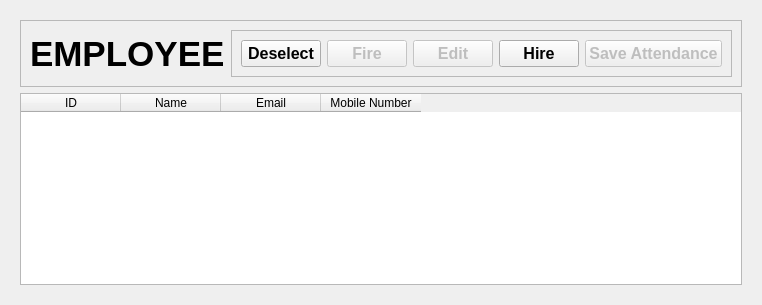
                <widget class="QWidget" name="employeePage">
                 <layout class="QVBoxLayout" name="verticalLayout_5">
                  <item>
                   <widget class="QWidget" name="widget_5" native="true">
                    <layout class="QVBoxLayout" name="verticalLayout_17">
                     <item>
                      <widget class="QFrame" name="frame_8">
                       <property name="frameShape">
                        <enum>QFrame::StyledPanel</enum>
                       </property>
                       <property name="frameShadow">
                        <enum>QFrame::Raised</enum>
                       </property>
                       <layout class="QHBoxLayout" name="horizontalLayout_10">
                        <item alignment="Qt::AlignLeft">
                         <widget class="QLabel" name="label_3">
                          <property name="font">
                           <font>
                            <pointsize>26</pointsize>
                            <weight>75</weight>
                            <italic>false</italic>
                            <bold>true</bold>
                           </font>
                          </property>
                          <property name="text">
                           <string>EMPLOYEE</string>
                          </property>
                         </widget>
                        </item>
                        <item alignment="Qt::AlignRight">
                         <widget class="QFrame" name="frame_9">
                          <property name="frameShape">
                           <enum>QFrame::StyledPanel</enum>
                          </property>
                          <property name="frameShadow">
                           <enum>QFrame::Raised</enum>
                          </property>
                          <layout class="QHBoxLayout" name="horizontalLayout_11">
                           <item>
                            <widget class="QPushButton" name="deselectBtn">
                             <property name="font">
                              <font>
                               <pointsize>12</pointsize>
                               <weight>75</weight>
                               <bold>true</bold>
                              </font>
                             </property>
                             <property name="cursor">
                              <cursorShape>PointingHandCursor</cursorShape>
                             </property>
                             <property name="text">
                              <string>Deselect</string>
                             </property>
                             <property name="icon">
                              <iconset resource="QSS/QSS_Resources.qrc">
                               <normaloff>:/icons/Icons/x.png</normaloff>:/icons/Icons/x.png</iconset>
                             </property>
                             <property name="iconSize">
                              <size>
                               <width>32</width>
                               <height>32</height>
                              </size>
                             </property>
                            </widget>
                           </item>
                           <item>
                            <widget class="QPushButton" name="fireBtn">
                             <property name="enabled">
                              <bool>false</bool>
                             </property>
                             <property name="font">
                              <font>
                               <pointsize>12</pointsize>
                               <weight>75</weight>
                               <bold>true</bold>
                              </font>
                             </property>
                             <property name="cursor">
                              <cursorShape>PointingHandCursor</cursorShape>
                             </property>
                             <property name="text">
                              <string>Fire</string>
                             </property>
                             <property name="icon">
                              <iconset resource="QSS/QSS_Resources.qrc">
                               <normaloff>:/icons/Icons/minus-square.png</normaloff>:/icons/Icons/minus-square.png</iconset>
                             </property>
                             <property name="iconSize">
                              <size>
                               <width>32</width>
                               <height>32</height>
                              </size>
                             </property>
                            </widget>
                           </item>
                           <item alignment="Qt::AlignLeft">
                            <widget class="QPushButton" name="editBtn">
                             <property name="enabled">
                              <bool>false</bool>
                             </property>
                             <property name="font">
                              <font>
                               <pointsize>12</pointsize>
                               <weight>75</weight>
                               <bold>true</bold>
                              </font>
                             </property>
                             <property name="cursor">
                              <cursorShape>PointingHandCursor</cursorShape>
                             </property>
                             <property name="text">
                              <string>Edit</string>
                             </property>
                             <property name="icon">
                              <iconset resource="QSS/QSS_Resources.qrc">
                               <normaloff>:/icons/Icons/edit.png</normaloff>:/icons/Icons/edit.png</iconset>
                             </property>
                             <property name="iconSize">
                              <size>
                               <width>32</width>
                               <height>32</height>
                              </size>
                             </property>
                            </widget>
                           </item>
                           <item>
                            <widget class="QPushButton" name="showEmployeeFormBtn">
                             <property name="font">
                              <font>
                               <pointsize>12</pointsize>
                               <weight>75</weight>
                               <bold>true</bold>
                              </font>
                             </property>
                             <property name="cursor">
                              <cursorShape>PointingHandCursor</cursorShape>
                             </property>
                             <property name="text">
                              <string>Hire</string>
                             </property>
                             <property name="icon">
                              <iconset resource="QSS/QSS_Resources.qrc">
                               <normaloff>:/icons/Icons/plus-square.png</normaloff>:/icons/Icons/plus-square.png</iconset>
                             </property>
                             <property name="iconSize">
                              <size>
                               <width>32</width>
                               <height>32</height>
                              </size>
                             </property>
                            </widget>
                           </item>
                           <item>
                            <widget class="QPushButton" name="saveAttendanceBtn">
                             <property name="enabled">
                              <bool>false</bool>
                             </property>
                             <property name="font">
                              <font>
                               <pointsize>12</pointsize>
                               <weight>75</weight>
                               <bold>true</bold>
                              </font>
                             </property>
                             <property name="cursor">
                              <cursorShape>PointingHandCursor</cursorShape>
                             </property>
                             <property name="text">
                              <string>Save Attendance</string>
                             </property>
                             <property name="icon">
                              <iconset resource="QSS/QSS_Resources.qrc">
                               <normaloff>:/icons/Icons/save.png</normaloff>:/icons/Icons/save.png</iconset>
                             </property>
                             <property name="iconSize">
                              <size>
                               <width>32</width>
                               <height>32</height>
                              </size>
                             </property>
                            </widget>
                           </item>
                          </layout>
                         </widget>
                        </item>
                       </layout>
                      </widget>
                     </item>
                     <item>
                      <widget class="QTableWidget" name="tableWidget">
                       <property name="editTriggers">
                        <set>QAbstractItemView::NoEditTriggers</set>
                       </property>
                       <property name="tabKeyNavigation">
                        <bool>false</bool>
                       </property>
                       <property name="alternatingRowColors">
                        <bool>true</bool>
                       </property>
                       <property name="selectionMode">
                        <enum>QAbstractItemView::SingleSelection</enum>
                       </property>
                       <property name="selectionBehavior">
                        <enum>QAbstractItemView::SelectRows</enum>
                       </property>
                       <column>
                        <property name="text">
                         <string>ID</string>
                        </property>
                       </column>
                       <column>
                        <property name="text">
                         <string>Name</string>
                        </property>
                       </column>
                       <column>
                        <property name="text">
                         <string>Email</string>
                        </property>
                       </column>
                       <column>
                        <property name="text">
                         <string>Mobile Number</string>
                        </property>
                       </column>
                      </widget>
                     </item>
                    </layout>
                   </widget>
                  </item>
                 </layout>
                </widget>
